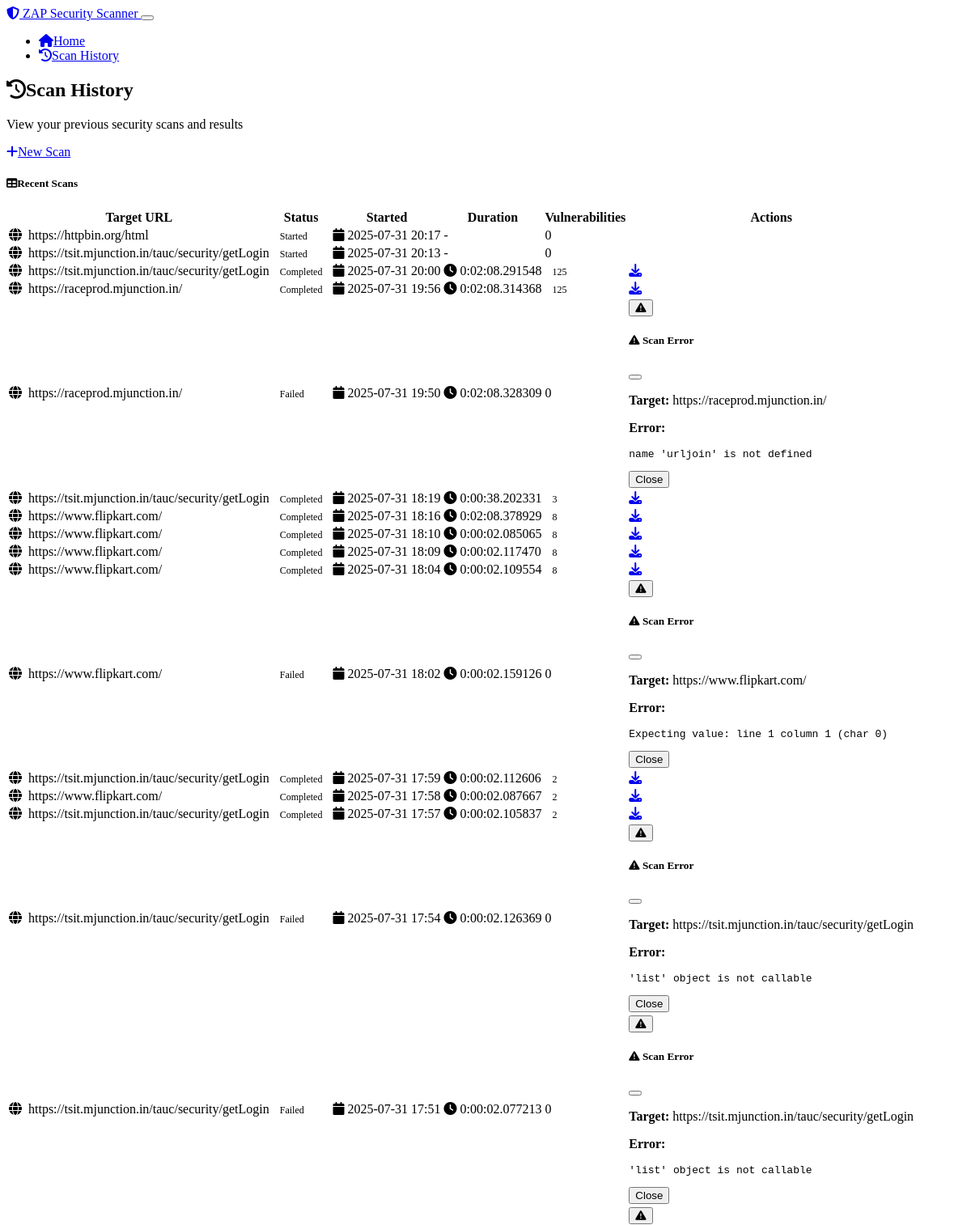
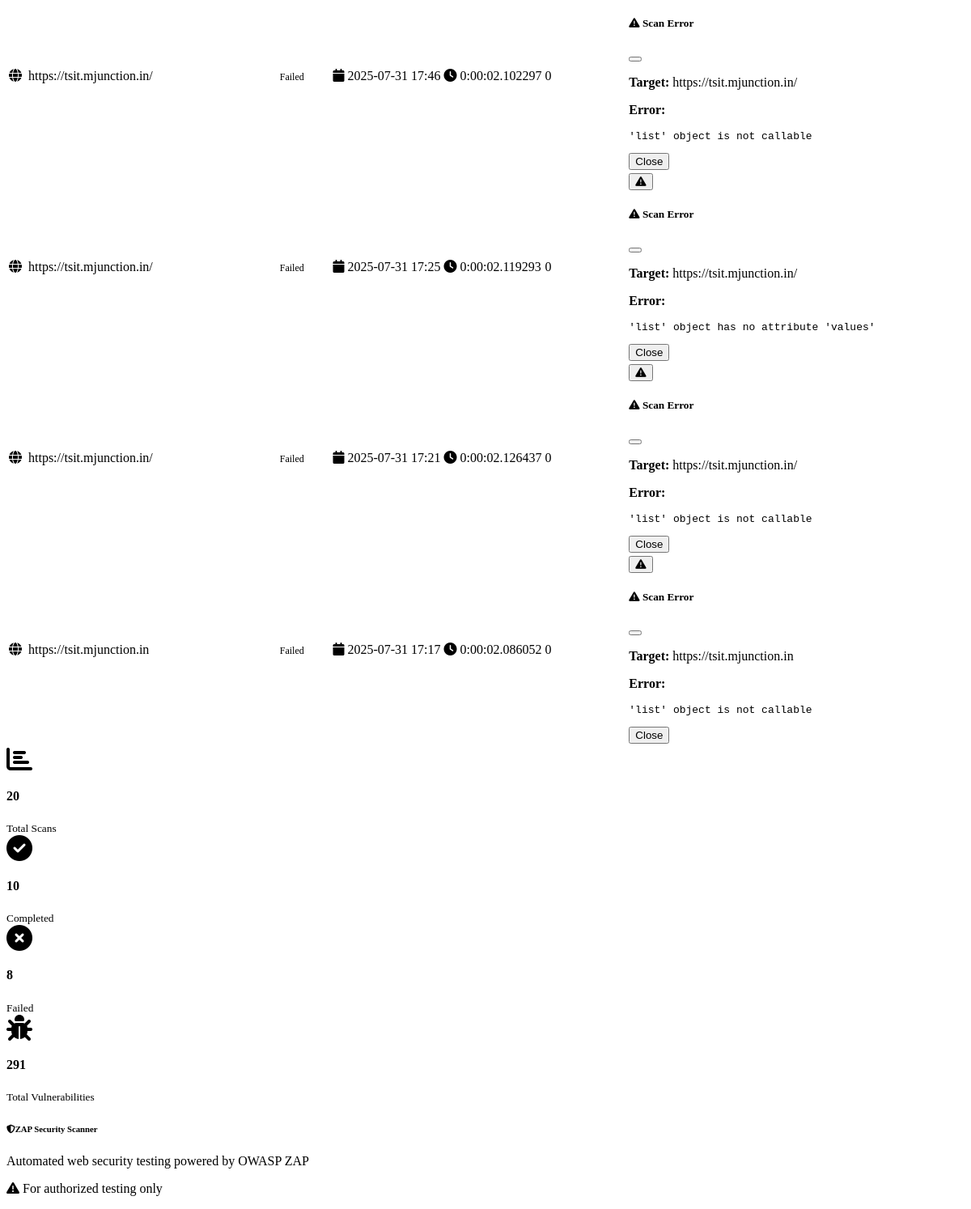
/scan_history, run on an earlier commit of the app's database (2 pictures, top to bottom).
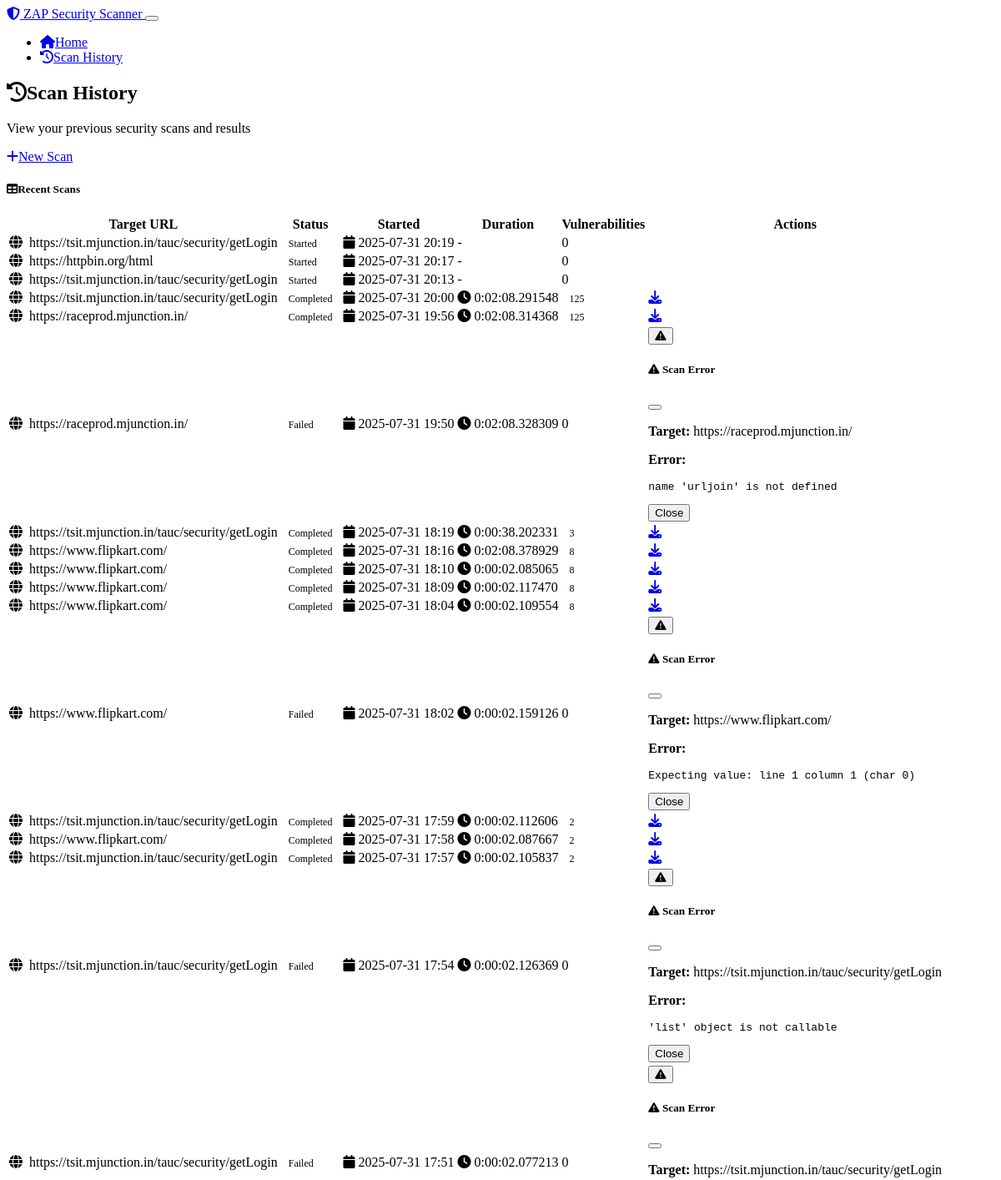
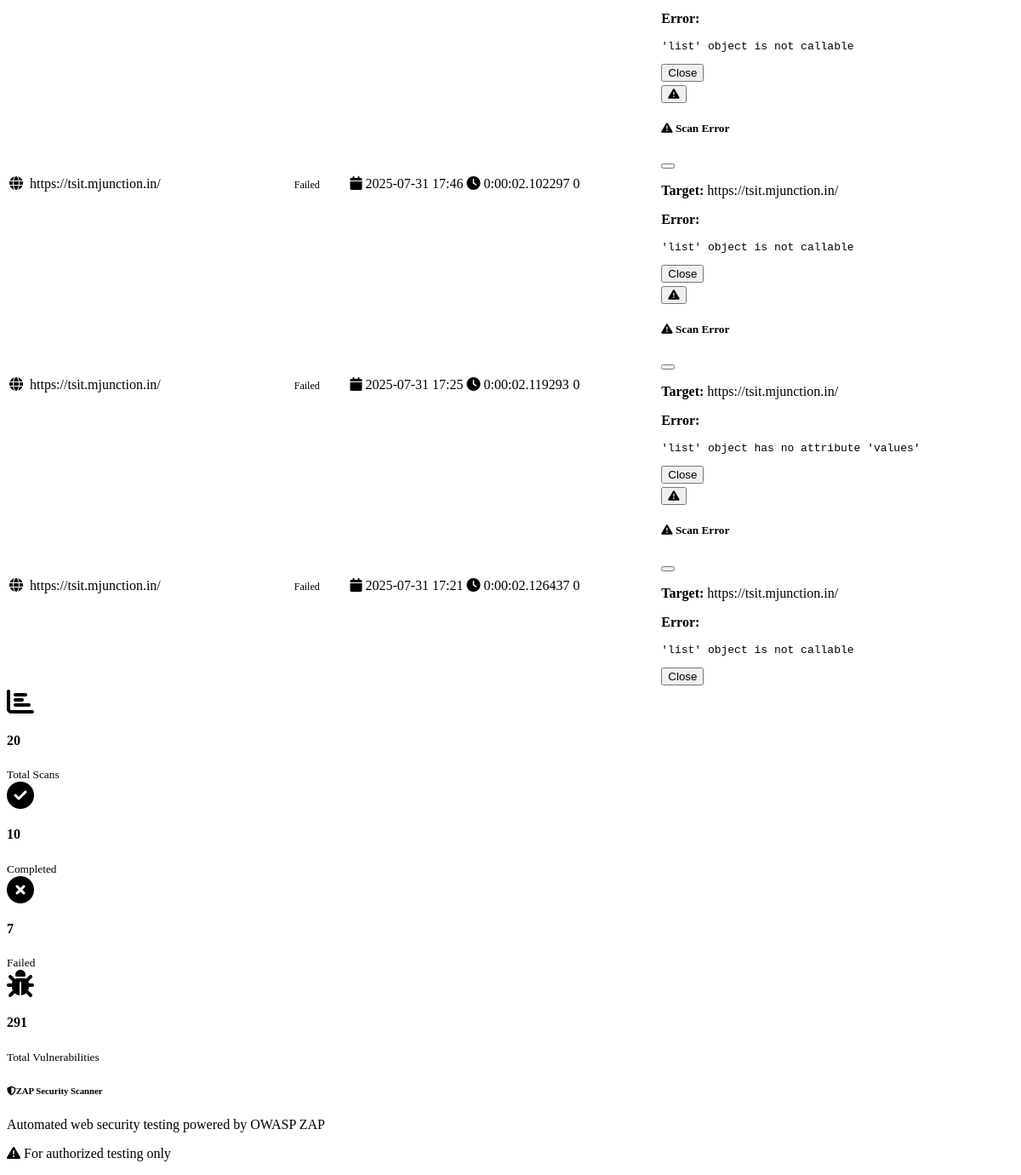
And on a later commit of the database (2 pictures, top to bottom).
### models.py (models this page shows, shortened)
class ScanRecord(db.Model):
    id = db.Column(db.Integer, primary_key=True)
    target_url = db.Column(db.String(500), nullable=False)
    status = db.Column(db.String(50), nullable=False, default='pending')  # pending, started, completed, failed, stopped
    started_at = db.Column(db.DateTime, nullable=False, default=datetime.utcnow)
    completed_at = db.Column(db.DateTime)
    vulnerability_count = db.Column(db.Integer, default=0)
    results_json = db.Column(Text)  # Store scan results as JSON
    error_message = db.Column(Text)
    @property
    def duration(self):
        if self.completed_at and self.started_at:
            return self.completed_at - self.started_at
        return None
    @property
    def status_badge_class(self):
        status_classes = {
            'pending': 'bg-secondary',
            'started': 'bg-primary',
            'completed': 'bg-success',
            'failed': 'bg-danger',
            'stopped': 'bg-warning'
        }
        return status_classes.get(self.status, 'bg-secondary')

### app.py (the view)
@app.route('/scan_history')
def scan_history():
    scans = models.ScanRecord.query.order_by(models.ScanRecord.started_at.desc()).limit(20).all()
    return render_template('scan_history.html', scans=scans)

### templates/scan_history.html (shortened to what this page needs)
{% extends "base.html" %}
{% block content %}
<div class="row">
    <div class="col-12">
        <div class="d-flex justify-content-between align-items-center mb-4">
            <div>
                <h2><i class="fas fa-history me-2"></i>Scan History</h2>
                <p class="text-muted mb-0">View your previous security scans and results</p>
            </div>
            <div>
                <a href="{{ url_for('index') }}" class="btn btn-primary">
                    <i class="fas fa-plus me-2"></i>New Scan
                </a>
            </div>
        </div>
        {% if scans %}
        <div class="card shadow">
            <div class="card-header bg-dark text-white">
                <h5 class="card-title mb-0">
                    <i class="fas fa-table me-2"></i>Recent Scans
                </h5>
            </div>
            <div class="card-body p-0">
                <div class="table-responsive">
                    <table class="table table-hover mb-0">
                        <thead class="table-dark">
                            <tr>
                                <th>Target URL</th>
                                <th>Status</th>
                                <th>Started</th>
                                <th>Duration</th>
                                <th>Vulnerabilities</th>
                                <th>Actions</th>
                            </tr>
                        </thead>
                        <tbody>
                            {% for scan in scans %}
                            <tr>
                                <td>
                                    <i class="fas fa-globe me-2 text-primary"></i>
                                    <span class="fw-bold">{{ scan.target_url|truncate(50) }}</span>
                                </td>
                                <td>
                                    <span class="badge {{ scan.status_badge_class }}">
                                        {{ scan.status|title }}
                                    </span>
                                </td>
                                <td>
                                    <i class="fas fa-calendar me-1 text-muted"></i>
                                    {{ scan.started_at.strftime('%Y-%m-%d %H:%M') }}
                                </td>
                                <td>
                                    {% if scan.duration %}
                                        <i class="fas fa-clock me-1 text-muted"></i>
                                        {{ scan.duration }}
                                    {% else %}
                                        <span class="text-muted">-</span>
                                    {% endif %}
                                </td>
                                <td>
                                    {% if scan.vulnerability_count %}
                                        <span class="badge bg-{{ 'danger' if scan.vulnerability_count > 5 else 'warning' if scan.vulnerability_count > 0 else 'success' }}">
                                            {{ scan.vulnerability_count }}
                                        </span>
                                    {% else %}
                                        <span class="text-muted">0</span>
                                    {% endif %}
                                </td>
                                <td>
                                    {% if scan.status == 'completed' and scan.results_json %}
                                        <a href="{{ url_for('download_report', scan_id=scan.id) }}"
                                           class="btn btn-sm btn-success me-2"
                                           title="Download PDF Report">
                                            <i class="fas fa-download"></i>
                                        </a>
                                    {% endif %}
                                    {% if scan.error_message %}
                                        <button class="btn btn-sm btn-outline-danger"
                                                data-bs-toggle="modal"
                                                data-bs-target="#errorModal{{ scan.id }}"
                                                title="View Error">
                                            <i class="fas fa-exclamation-triangle"></i>
                                        </button>
                                        <div class="modal fade" id="errorModal{{ scan.id }}" tabindex="-1">
                                            <div class="modal-dialog">
                                                <div class="modal-content">
                                                    <div class="modal-header bg-danger text-white">
                                                        <h5 class="modal-title">
                                                            <i class="fas fa-exclamation-triangle me-2"></i>
                                                            Scan Error
                                                        </h5>
                                                        <button type="button" class="btn-close" data-bs-dismiss="modal"></button>
                                                    </div>
                                                    <div class="modal-body">
                                                        <p><strong>Target:</strong> {{ scan.target_url }}</p>
                                                        <p><strong>Error:</strong></p>
                                                        <pre class="bg-light p-3 rounded">{{ scan.error_message }}</pre>
                                                    </div>
                                                    <div class="modal-footer">
                                                        <button type="button" class="btn btn-secondary" data-bs-dismiss="modal">Close</button>
                                                    </div>
                                                </div>
                                            </div>
                                        </div>
                                    {% endif %}
                                </td>
                            </tr>
                            {% endfor %}
                        </tbody>
                    </table>
                </div>
            </div>
        </div>
        {% endif %}
        {% if scans %}
        <div class="row mt-4">
            <div class="col-md-3">
                <div class="card bg-primary text-white">
                    <div class="card-body text-center">
                        <i class="fas fa-chart-bar fa-2x mb-2"></i>
                        <h4>{{ scans|length }}</h4>
                        <small>Total Scans</small>
                    </div>
                </div>
            </div>
            <div class="col-md-3">
                <div class="card bg-success text-white">
                    <div class="card-body text-center">
                        <i class="fas fa-check-circle fa-2x mb-2"></i>
                        <h4>{{ scans|selectattr('status', 'equalto', 'completed')|list|length }}</h4>
                        <small>Completed</small>
                    </div>
                </div>
            </div>
            <div class="col-md-3">
                <div class="card bg-danger text-white">
                    <div class="card-body text-center">
                        <i class="fas fa-times-circle fa-2x mb-2"></i>
                        <h4>{{ scans|selectattr('status', 'equalto', 'failed')|list|length }}</h4>
                        <small>Failed</small>
                    </div>
                </div>
            </div>
            <div class="col-md-3">
                <div class="card bg-warning text-dark">
                    <div class="card-body text-center">
                        <i class="fas fa-bug fa-2x mb-2"></i>
                        <h4>{{ scans|sum(attribute='vulnerability_count') or 0 }}</h4>
                        <small>Total Vulnerabilities</small>
                    </div>
                </div>
            </div>
        </div>
        {% endif %}
    </div>
</div>
{% endblock %}

### templates/base.html (shortened to what this page needs)
<!DOCTYPE html>
<html lang="en" data-bs-theme="dark">
<head>
    <link href="https://cdn.replit.com/agent/bootstrap-agent-dark-theme.min.css" rel="stylesheet">
    <link rel="stylesheet" href="https://cdnjs.cloudflare.com/ajax/libs/font-awesome/6.4.0/css/all.min.css">
    <link rel="stylesheet" href="{{ url_for('static', filename='css/custom.css') }}">
</head>
<body>
    <nav class="navbar navbar-expand-lg navbar-dark bg-dark">
        <div class="container">
            <a class="navbar-brand" href="{{ url_for('index') }}">
                <i class="fas fa-shield-alt me-2"></i>
                ZAP Security Scanner
            </a>
            <button class="navbar-toggler" type="button" data-bs-toggle="collapse" data-bs-target="#navbarNav">
            </button>
            <div class="collapse navbar-collapse" id="navbarNav">
                <ul class="navbar-nav ms-auto">
                    <li class="nav-item">
                        <a class="nav-link" href="{{ url_for('index') }}">
                            <i class="fas fa-home me-1"></i>Home
                        </a>
                    </li>
                    <li class="nav-item">
                        <a class="nav-link" href="{{ url_for('scan_history') }}">
                            <i class="fas fa-history me-1"></i>Scan History
                        </a>
                    </li>
                </ul>
            </div>
        </div>
    </nav>
    <main class="container my-4">
        {% block content %}{% endblock %}
    </main>
    <footer class="bg-dark text-light py-4 mt-5">
        <div class="container">
            <div class="row">
                <div class="col-md-6">
                    <h6><i class="fas fa-shield-alt me-2"></i>ZAP Security Scanner</h6>
                    <p class="small mb-0">Automated web security testing powered by OWASP ZAP</p>
                </div>
                <div class="col-md-6 text-md-end">
                    <p class="small mb-0">
                        <i class="fas fa-exclamation-triangle me-1"></i>
                        For authorized testing only
                    </p>
                </div>
            </div>
        </div>
    </footer>
</body>
</html>

### static/css/custom.css (style rules this page uses)
.card { transition: transform 0.2s ease-in-out, box-shadow 0.2s ease-in-out; }
.badge { font-size: 0.75em; padding: 0.5em 0.75em; }
[data-bs-theme="dark"] .card { background-color: var(--bs-dark); border-color: var(--bs-secondary); }
[data-bs-theme="dark"] .text-muted { color: var(--bs-secondary) !important; }
footer { margin-top: auto; }
html { scroll-behavior: smooth; }
.fas + span, .far + span { margin-left: 0.25rem; }

What changed in the data, as far as the page shows it:
no longer on this page (row unchanged): ScanRecord: target_url "https://tsit.mjunction.in", status "Failed", started_at "2025-07-31 17:17", duration "0:00:02.086052", vulnerability_count "0", error_message "'list' object is not callable"
added ScanRecord: target_url "https://tsit.mjunction.in/tauc/security/getLogin", status "Started", started_at "2025-07-31 20:19", vulnerability_count "0"
Also different on the page:
{{ scans|selectattr('status', 'equalto', 'failed')|list|length }}: "8" → "7"
